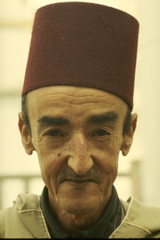
%> input picture dm3/data/hat.png, 160 x 240 px
$ octave dm3.m   (GNU Octave 9; MATLAB toolbox functions it lacks are replaced by stand-ins)
%> lines starting %> are read from the running program, lines starting %| are printed output that depends on the picture
hat = imread('data/hat.png');
%> hat is the input picture: size 240x160x3 uint8; mean R, G, B 151.9, 133.4, 94.2
star = imread('data/star.png');
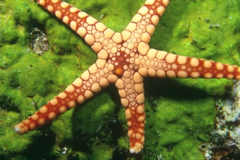
%> input picture dm3/data/star.png, 240 x 160 px
%> star is the input picture: size 160x240x3 uint8; mean R, G, B 114.3, 118.9, 50.3
man = imread('data/man.png');
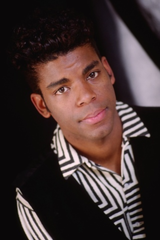
%> input picture dm3/data/man.png, 160 x 240 px
%> man is the input picture: size 240x160x3 uint8; mean R, G, B 67.7, 51.8, 50.5
sheep = imread('data/sheep.png');
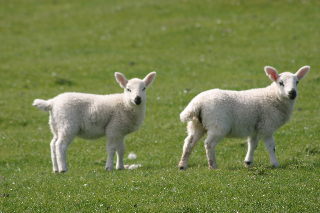
%> input picture dm3/data/sheep.png, 320 x 213 px
%> sheep is the input picture: size 213x320x3 uint8; mean R, G, B 118.2, 129.7, 74
r = [20, 10, 5];
c = [1, 2, 4];

%> (the run ends here)
